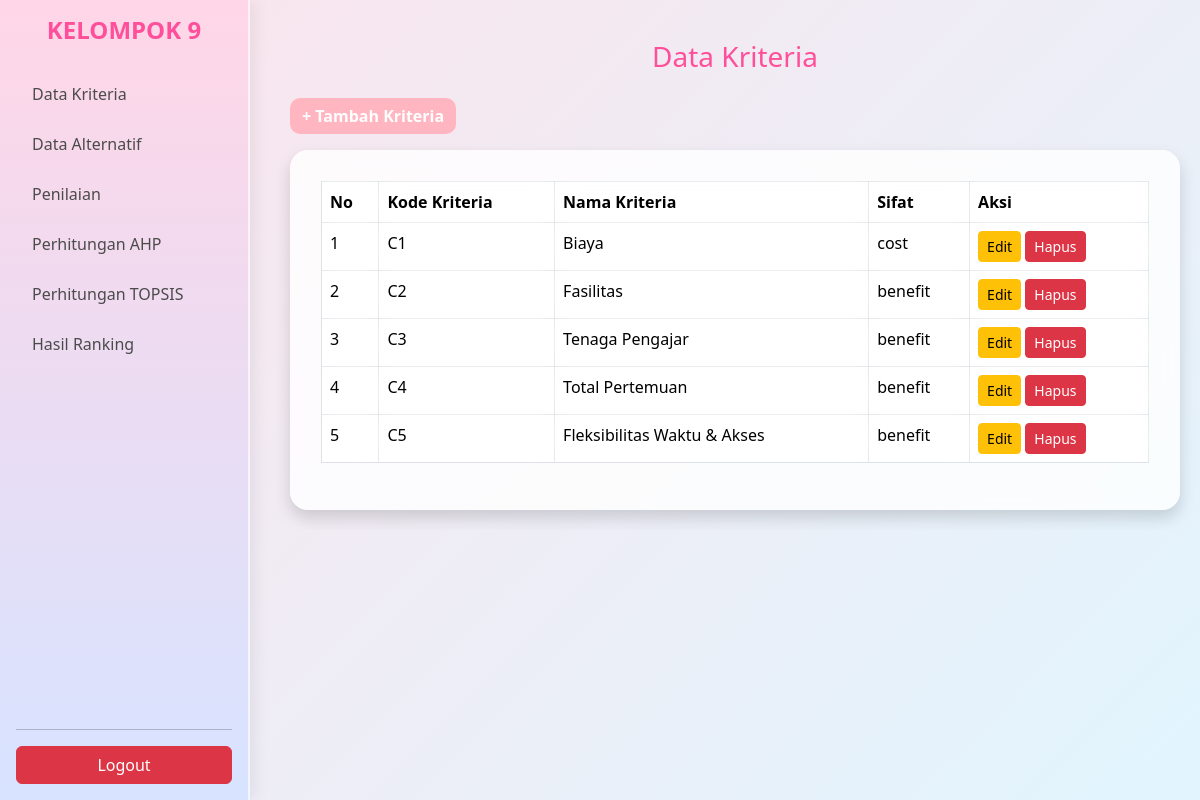
Screenshot of /data_kriteria.php with the database file from the repository.
### tables this page shows
CREATE TABLE `kriteria` (
  `id_kriteria` int(11) NOT NULL,
  `kode_kriteria` varchar(10) NOT NULL,
  `nama_kriteria` varchar(100) NOT NULL,
  `sifat` enum('benefit','cost') NOT NULL
);

### data_kriteria.php (the view, shortened to what this page needs)
<?php
include "config.php";
$data = mysqli_query($conn, "SELECT * FROM kriteria ORDER BY id_kriteria ASC");
?>
<!DOCTYPE html>
<html lang="en">
<head>
    <link rel="stylesheet" href="https://cdn.jsdelivr.net/npm/bootstrap@5.3.3/dist/css/bootstrap.min.css">
    <link rel="stylesheet" href="assets/style.css">
</head>
<body>
<div class="main-wrapper d-flex align-items-start">
<?php include "layout/sidebar.php"; ?>
<div class="content-area">
    <h3 class="mb-4 text-center" style="color:#ff4f9a;">Data Kriteria</h3>
    <a href="#" class="btn btn-primary mb-3"
       data-bs-toggle="modal" data-bs-target="#modalTambah">
        + Tambah Kriteria
    </a>
    <div class="card pastel-card shadow">
        <div class="card-body">
            <table class="table table-bordered pastel-table">
                <thead>
                    <tr>
                        <th>No</th>
                        <th>Kode Kriteria</th>
                        <th>Nama Kriteria</th>
                        <th>Sifat</th>
                        <th>Aksi</th>
                    </tr>
                </thead>
                <tbody>
                    <?php $no = 1; while ($row = mysqli_fetch_assoc($data)) { ?>
                        <tr>
                            <td><?= $no++ ?></td>
                            <td><?= $row['kode_kriteria'] ?></td>
                            <td><?= $row['nama_kriteria'] ?></td>
                            <td><?= $row['sifat'] ?></td>
                            <td>
                                <a href="data_kriteria.php?edit=<?= $row['id_kriteria'] ?>"
                                   class="btn btn-warning btn-sm">
                                    Edit
                                </a>
                                <a href="hapus_kriteria.php?id=<?= $row['id_kriteria'] ?>"
                                   class="btn btn-danger btn-sm"
                                   onclick="return confirm('Hapus kriteria ini?')">
                                    Hapus
                                </a>
                            </td>
                        </tr>
                    <?php } ?>
                </tbody>
            </table>
        </div>
    </div>
</div>
</div>
</body>
</html>

### assets/style.css (style rules this page uses)
body { background: linear-gradient(135deg, #fce4ec, #e1f5fe); background-attachment: fixed; position: relative; overflow-y: auto; }
body::before, body::after { display: none; }
body::before { top: -80px; left: -50px; background: #ffccf9; }
body::after { bottom: -80px; right: -50px; background: #c5e3ff; }
.card { border-radius: 20px; border: none; background: #ffffffcc; }
.btn-primary { background-color: #ffb6c1; border: none; border-radius: 10px; font-weight: bold; }
.content-area { width: 100%; max-width: 1100px; margin-left: 270px; margin-right: auto; margin-top: 20px; flex: 1; padding: 20px; overflow-y: auto; }
.main-wrapper { display: flex; min-height: 100vh; }
.pastel-card { background: #ffffffcc; border: none; border-radius: 18px; backdrop-filter: blur(8px); box-shadow: 0 4px 15px #00000010; padding: 15px; }
.pastel-table th, .pastel-table td { background: #ffffffcc; backdrop-filter: blur(10px); }
.pastel-table th:first-child, .pastel-table td:first-child { text-align: left !important; }

### rows the page displays
kriteria: kode_kriteria "C1", nama_kriteria "Biaya", sifat "cost"
kriteria: kode_kriteria "C2", nama_kriteria "Fasilitas", sifat "benefit"
kriteria: kode_kriteria "C3", nama_kriteria "Tenaga Pengajar", sifat "benefit"
kriteria: kode_kriteria "C4", nama_kriteria "Total Pertemuan", sifat "benefit"
kriteria: kode_kriteria "C5", nama_kriteria "Fleksibilitas Waktu & Akses", sifat "benefit"
